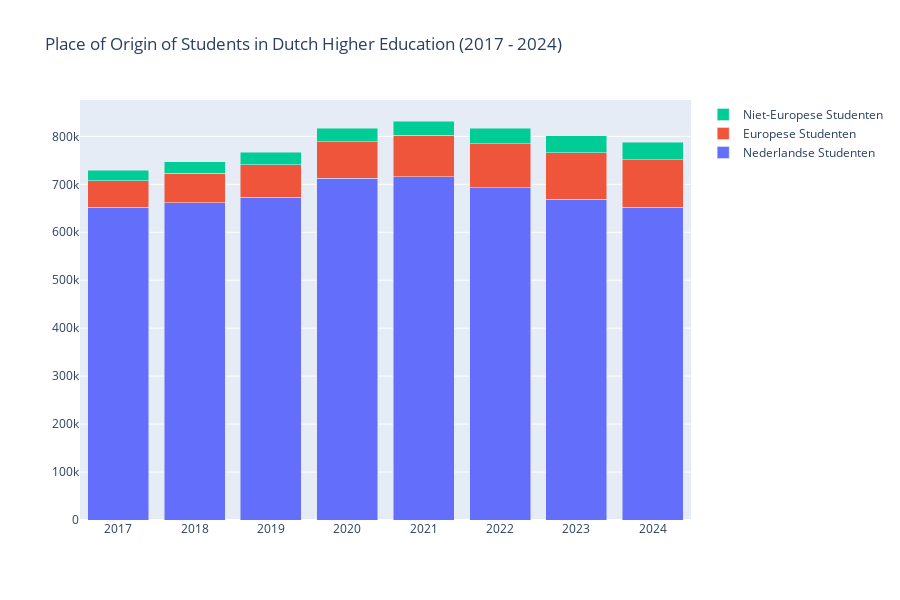

Write notebook code for a chart like this one.
### Markdown cell above
#### Increased Cultural Diversity:
The rise in international students (particularly those from non-EU countries) contributes to a more diverse academic environment. This diversity enriches the educational experience by fostering cultural exchange and offering global perspectives within local contexts.

### Code cell
jaren2 = [2017, 2018, 2019, 2020, 2021,2022, 2023,2024]

totaal_NL = []
totaal_EER = []
totaal_niet_EER = []

for jaar in jaren2:
    totaal = student_realisatie[
        (student_realisatie['jaar'] == jaar) & 
        (student_realisatie['herkomst'] == 'NL')
    ]['ingeschrevenen_HO'].sum()
    
    totaal_NL.append(totaal)

for jaar in jaren2:
    totaal = student_realisatie[
        (student_realisatie['jaar'] == jaar) & 
        (student_realisatie['herkomst'] == 'EER')
    ]['ingeschrevenen_HO'].sum()
    
    totaal_EER.append(totaal)

for jaar in jaren2:
    totaal = student_realisatie[
        (student_realisatie['jaar'] == jaar) & 
        (student_realisatie['herkomst'] == 'niet-EER')
    ]['ingeschrevenen_HO'].sum()
    
    totaal_niet_EER.append(totaal)

fig2 = go.Figure(data=[
    go.Bar(name='Nederlandse Studenten', x=jaren2, y=totaal_NL),
    go.Bar(name='Europese Studenten', x=jaren2, y=totaal_EER),
    go.Bar(name='Niet-Europese Studenten', x=jaren2, y=totaal_niet_EER),
])

fig2.update_layout(barmode='stack', title='Place of Origin of Students in Dutch Higher Education (2017 - 2024)', height = 600)
fig2.show()

### Figure 1 — Plotly figure (JSON) as saved in the notebook; plotly's stock layout.template omitted (floating-point values rounded to 4 significant figures)
{"data": [{"name": "Nederlandse Studenten", "type": "bar", "x": [2017, 2018, 2019, 2020, 2021, 2022, 2023, 2024], "y": [652300.0, 661500.0, 672900.0, 712800.0, 715800.0, 692900.0, 669400.0, 652300.0]}, {"name": "Europese Studenten", "type": "bar", "x": [2017, 2018, 2019, 2020, 2021, 2022, 2023, 2024], "y": [55590.0, 61690.0, 67860.0, 75840.0, 86310.0, 92150.0, 96550.0, 99180.0]}, {"name": "Niet-Europese Studenten", "type": "bar", "x": [2017, 2018, 2019, 2020, 2021, 2022, 2023, 2024], "y": [21820.0, 24240.0, 26430.0, 28170.0, 29910.0, 32170.0, 34880.0, 36840.0]}], "layout": {"barmode": "stack", "height": 600, "title": {"text": "Place of Origin of Students in Dutch Higher Education (2017 - 2024)"}}}
